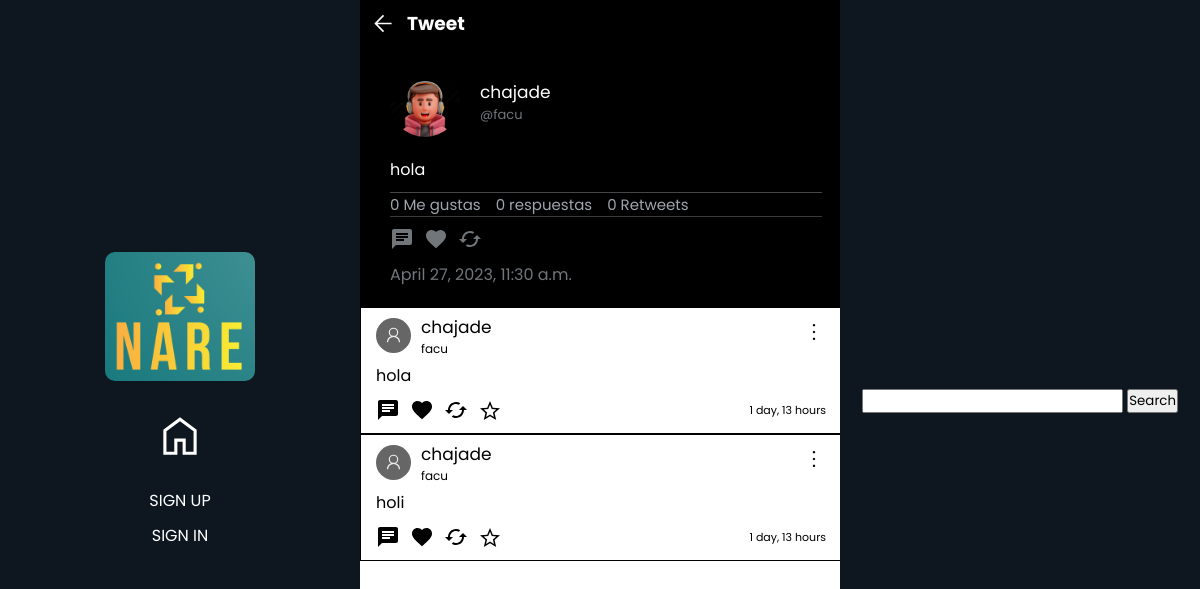
The app's page /tweet/detail/18, older data.
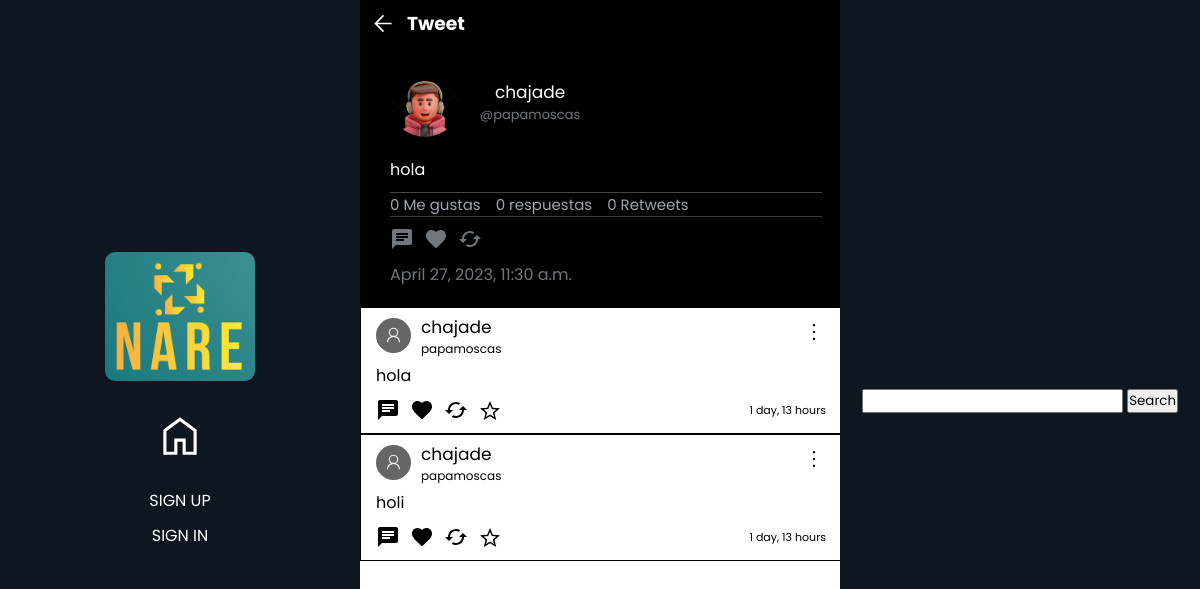
The same page, newer data.
### tweet_profiles/models.py (models this page shows)
class Tweet_profile(models.Model):
    tweet = models.ForeignKey(Tweet, null=True, on_delete=models.CASCADE)
    profile = models.ForeignKey(Profiles, null=True, on_delete=models.CASCADE)

### profiles/models.py (models this page shows, shortened)
class Profiles(models.Model):
    user = models.ForeignKey(User, null=True, on_delete=models.CASCADE )
    username = models.CharField(max_length=30, null=True, default="")
    keeps = models.ManyToManyField(Tweet, related_name='kept_by_profiles', blank=True)
    biography = models.TextField(max_length=250,  null=True, default="", blank=True)
    profileImage = models.ImageField(null=True, blank=True, upload_to='profileImages')
    profileBanner = models.ImageField(null=True, blank=True, upload_to='profileBanners')
    followers = models.IntegerField(default=0)
    followers_users = models.ManyToManyField('self', symmetrical=False, related_name="followage", blank=True)
    followed_users = models.ManyToManyField('self', symmetrical=False, related_name='following', blank=True)
    birthday = models.DateField(null=True)
    webSite = models.CharField(null=True, max_length=100)
    created_at = models.DateTimeField(auto_now_add=True)

### tweets/models.py (models this page shows)
class Tweet(models.Model):
    user = models.ForeignKey(User, null=True, on_delete=models.CASCADE)
    content = models.TextField(max_length=180)
    created_at = models.DateTimeField(auto_now_add=True)
    likes = models.IntegerField(default=0)
    likes_users = models.ManyToManyField(User, related_name="likes_tweets")
    retweets = models.IntegerField(default=0)
    parent_tweet = models.IntegerField(null=True)

### tweets/views.py (the view)
# urls.py: path('tweet/detail/<int:id>', views.tweetDetails, name="tweetDetails"),
def tweetDetails(request, id):
    tweet = Tweet.objects.all().filter(parent_tweet = id)
    parent_tweet = Tweet_profile.objects.get(tweet_id = id)
    profile = Profiles.objects.get(id=parent_tweet.profile.user.id)
    return render(request, 'tweetDetail.html',{
        'tweets': tweet,
        'parent_tweet': parent_tweet,
        'profile': profile
    })

### tweets/templates/tweetDetail.html (shortened to what this page needs)
{% extends 'base.html' %} {% load static %}
    {% block content %}
    <link rel="stylesheet" href="{% static 'tweetDetail.css' %}" />
    <link rel="stylesheet" href="{% static 'globalFeed.css' %}"S>
        <header class="headerDetail">
            <div class="backNav">
                <div class="firstNav">
                    <a href="#" onclick="volverAlTweetAnterior();"><svg xmlns="http://www.w3.org/2000/svg" height="40" viewBox="0 96 1000 700" width="48"><path d="M480 896 160 576l320-320 42 42-248 248h526v60H274l248 248-42 42Z"/></svg></a>
                    <h3>Tweet</h3>
                </div>
            </div>
            <div class="parent_tweet">
                <div class="asection" style="display: flex; align-items: center; gap: 20px">
                    {% if parent_tweet.profile.profileImage %}
                        <img src="{{parent_tweet.profile.profileImage.url}} " style="width: 70px; border-radius: 50%" alt="" class="profilePhoto">
                    {% endif %}
                    <div class="username-divs" style="display: flex; flex-direction: column;">
                        <form action="{% url 'myProfile' parent_tweet.profile.user.id %}">
                            <button class="usernameTweet" style="color:white">{{parent_tweet.profile.user.username}}</button>
                        </form>
                        <p class="atName" style="font-size: 13px;">@{{parent_tweet.profile.username}}</p>
                    </div>
                </div>
                <p class="content">{{parent_tweet.tweet.content}}</p>
                <div class="dataSection">
                    <p class="likesCounter">{{parent_tweet.tweet.likes}} Me gustas</p>
                    <p class="responses">0 respuestas</p>
                    <p>0 Retweets</p>
                </div>
                <div class="buttons">
                    <button class="msgButton" id="{{parent_tweet.tweet.id}}">
                        <svg class="msgSvg" xmlns="http://www.w3.org/2000/svg" height="24px" viewBox="0 0 24 24" width="24px" fill="rgba(113, 118, 123, 1)">
                            <path d="M0 0h24v24H0z" fill="none"/>
                            <path d="M20 2H4c-1.1 0-1.99.9-1.99 2L2 22l4-4h14c1.1 0 2-.9 2-2V4c0-1.1-.9-2-2-2zM6 9h12v2H6V9zm8 5H6v-2h8v2zm4-6H6V6h12v2z"/>
                        </svg>
                    </button>
                    <form action="{% url 'like' parent_tweet.tweet.id %}" class="likeForm" id="likeForm">
                        <button class="likeBtn" onclick="{% if user.is_authenticated %} like(event, this) {% endif %}" tweet-id="{{parent_tweet.tweet.id}}">
                        </button>
                    </form>
                    <form>
                        <button>
                        </button>
                    </form>
                </div>
                <p class="created">{{parent_tweet.tweet.created_at}}</p>
            </div class="responses">
                {% for tweet in tweets %}
                    {% include 'Tweet.html' %}
                {% endfor %}
            </div>
        {% endblock content %}

### tweets/templates/Tweet.html (shortened to what the changed rows need)
<a href="{% if tweet.tweet %}{% url 'tweetDetails' tweet.tweet.id %}{% else %}{% url 'tweetDetails' tweet.id %}{% endif %}" class="tweet">
    <div class="div-content" id="{{tweet.id}}">
        <div class="tweetHead">
            <div class="fotoPerfil">
                <form action="{% if tweet.tweet %}{% url 'myProfile' tweet.profile.user.id %}{% else %}{% url 'myProfile' tweet.user.id %}{% endif %}" class="formName">
                    <div class="username">
                        <button class="usernameTweet">{% if tweet.tweet %}{{tweet.tweet.user.username}}{% else %}{{tweet.user.username}}{% endif %}</button>
                    </div>
                    <p style="font-size: 12px">{% if tweet.tweet %} @{{tweet.profile.username}}{% else %}{{profile.username}}{% endif %}</p>
                </form>
            </div>
            <div class="tweetOptions">
                <button  class="optionButtons" data="true"></button>
            </div>
        </div>
        <span class="tweetMessage">{% if tweet.tweet %}{{tweet.tweet.content}}{% else %}{{tweet.content}}{% endif %}</span>
        <div class="buttons">
            <button class="msgButton" id="{% if tweet.tweet %}{{tweet.tweet.id}}{% else %}{{tweet.id}}{% endif %}">
                    <svg class="msgSvg" xmlns="http://www.w3.org/2000/svg" height="24px" viewBox="0 0 24 24" width="24px" fill="#000000">
                        <path d="M0 0h24v24H0z" fill="none"/>
                        <path d="M20 2H4c-1.1 0-1.99.9-1.99 2L2 22l4-4h14c1.1 0 2-.9 2-2V4c0-1.1-.9-2-2-2zM6 9h12v2H6V9zm8 5H6v-2h8v2zm4-6H6V6h12v2z"/>
                    </svg>
                </button>
                <form action="{% if tweet.tweet %}{% url 'like' tweet.tweet.id %}{% else %}{% url 'like' tweet.id %}{% endif %}" class="likeForm" id="likeForm">
                    <button class="likeBtn" onclick="{% if user.is_authenticated %} like(event, this) {% endif %}" tweet-id="{% if tweet.tweet %}{{tweet.tweet.id}}{% else %}{{tweet.id}}{% endif %}" >
                    </button>
                </form>
                <form>
                    <button>
                    </button>
                </form>
                <form action="{% if tweet.tweet %}{% url 'keepTweets' tweet.tweet.id %}{% else %}{% url 'keepTweets' tweet.id %}{% endif %}" id="keepForm">
                    <button tweet-id="{% if tweet.tweet %}{{tweet.tweet.id}}{% else %}{{tweet.id}}{% endif %}" onclick="{% if user.is_authenticated %} favs(event, this) {% endif %}" class="keptButton">
                        {% if tweet.tweet %}
                            {% if tweet.tweet in tweet.profile.keeps.all  %}
                                <svg class="keepSvg saved" xmlns="http://www.w3.org/2000/svg" height="24px" viewBox="0 96 960 960" width="24px"><path fill="rgb(211, 165, 15)" d="m323 851 157-94 157 95-42-178 138-120-182-16-71-168-71 167-182 16 138 120-42 178Zm-90 125 65-281L80 506l288-25 112-265 112 265 288 25-218 189 65 281-247-149-247 149Zm247-355Z"/></svg>
                            {% else %}
                                <svg class="keepSvg" xmlns="http://www.w3.org/2000/svg" height="24px" viewBox="0 96 960 960" width="24px"><path d="m323 851 157-94 157 95-42-178 138-120-182-16-71-168-71 167-182 16 138 120-42 178Zm-90 125 65-281L80 506l288-25 112-265 112 265 288 25-218 189 65 281-247-149-247 149Zm247-355Z"/></svg>
                            {% endif %}
                        {% else %}
                            {% if tweet in profile.keeps.all  %}
                                <svg class="keepSvg saved" xmlns="http://www.w3.org/2000/svg" height="24px" viewBox="0 96 960 960" width="24px"><path fill="rgb(211, 165, 15)" d="m323 851 157-94 157 95-42-178 138-120-182-16-71-168-71 167-182 16 138 120-42 178Zm-90 125 65-281L80 506l288-25 112-265 112 265 288 25-218 189 65 281-247-149-247 149Zm247-355Z"/></svg>
                            {% else %}
                                <svg class="keepSvg" xmlns="http://www.w3.org/2000/svg" height="24px" viewBox="0 96 960 960" width="24px"><path d="m323 851 157-94 157 95-42-178 138-120-182-16-71-168-71 167-182 16 138 120-42 178Zm-90 125 65-281L80 506l288-25 112-265 112 265 288 25-218 189 65 281-247-149-247 149Zm247-355Z"/></svg>
                            {% endif %}
                        {% endif %}
                    </button>
                </form>
            <p class="timeAgo">{% if tweet.tweet %}{{tweet.tweet.created_at|timesince}} ago {% else %}{{tweet.created_at|timesince}}{% endif %}</p>
        </div>
    </div>
</a>

Row changes from the older to the newer data that the page shows:
changed through a linked row, Tweet_profile "chajade": profile.username "facu" → "papamoscas"
changed Profiles: username "facu" → "papamoscas"
